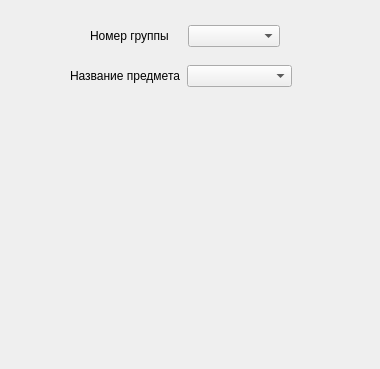
<?xml version="1.0" encoding="UTF-8"?>
<ui version="4.0">
 <class>RemoveShedduleWindow</class>
 <widget class="QDialog" name="RemoveShedduleWindow">
  <property name="geometry">
   <rect>
    <x>0</x>
    <y>0</y>
    <width>380</width>
    <height>369</height>
   </rect>
  </property>
  <property name="windowTitle">
   <string>Dialog</string>
  </property>
  <widget class="QWidget" name="">
   <property name="geometry">
    <rect>
     <x>70</x>
     <y>60</y>
     <width>222</width>
     <height>32</height>
    </rect>
   </property>
   <layout class="QHBoxLayout" name="horizontalLayout_2">
    <item>
     <widget class="QLabel" name="label_2">
      <property name="text">
       <string>Название предмета</string>
      </property>
     </widget>
    </item>
    <item>
     <widget class="QComboBox" name="comboBox_2"/>
    </item>
   </layout>
  </widget>
  <widget class="QWidget" name="">
   <property name="geometry">
    <rect>
     <x>90</x>
     <y>20</y>
     <width>190</width>
     <height>32</height>
    </rect>
   </property>
   <layout class="QHBoxLayout" name="horizontalLayout">
    <item>
     <widget class="QLabel" name="label">
      <property name="text">
       <string>Номер группы</string>
      </property>
     </widget>
    </item>
    <item>
     <widget class="QComboBox" name="comboBox"/>
    </item>
   </layout>
  </widget>
 </widget>
 <resources/>
 <connections/>
</ui>
